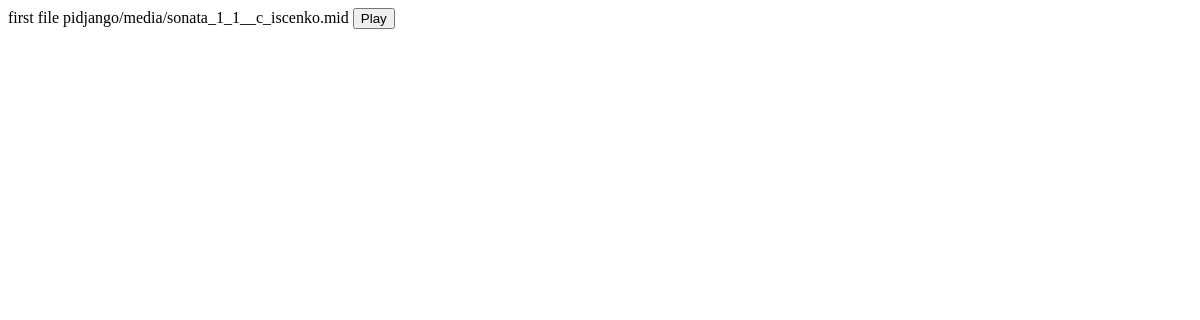
The app's page /play/play, older data.
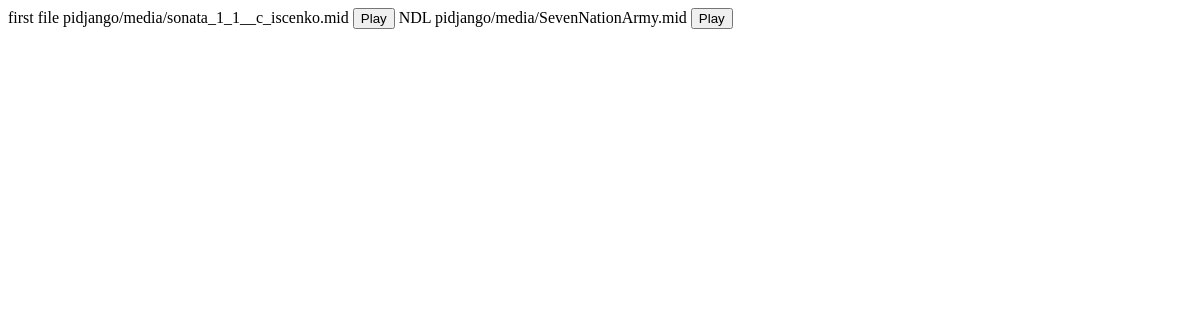
The same page, newer data.
### playground/models.py (models this page shows)
class File(models.Model):
    name = models.CharField(max_length=255)
    path = models.FileField(upload_to='pidjango/media')

### playground/views.py (the view)
# urls.py: path('play/play', views.play_list, name='play_list'),#play files
def play_list(request):
    return render(request, 'Play/play_file.html', {
        'play_list': File.objects.all(), #Update the key to 'file_list'
    })

### playground/templates/Play/play_file.html
{% for file in play_list %}
<tr id="file-{{file.pk}}" class="file-row">
    <td>{{file.name}}</td>
    <td>{{file.path}}</td>
    <td>
        <button class="btn btn-success btn-sm" hx-get="{%url 'play_file' pk=file.pk %}" hx-target="#dialog"> Play</button>
    </td>
</tr>
{% endfor %}

Row changes from the older to the newer data that the page shows:
added File: name "NDL", path "pidjango/media/SevenNationArmy.mid"
